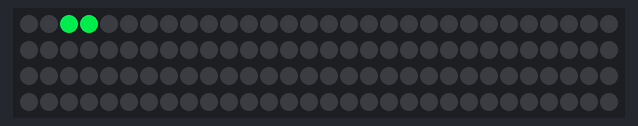
Simulated run of this sketch. Board: Arduino Uno, built with avr-gcc and run on an emulated ATmega328P. Shown: 120 RGB LEDs in strip order, left to right, continuing on the next row. Dim RGB values are drawn brighter than linear; random numbers use the default seed unless the sketch sets one.

Above: at 0.16 s.
At 19.68 s:
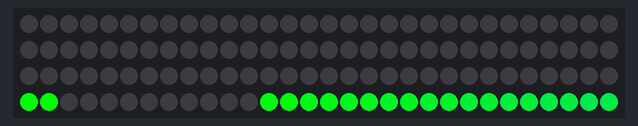
At 39.37 s:
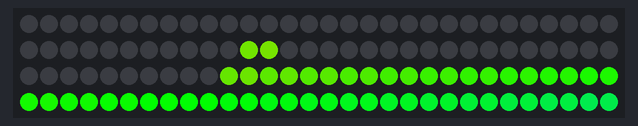

The sketch:

poleidea.ino
```cpp
#include <Adafruit_NeoPixel.h>
#define PIN 6
Adafruit_NeoPixel strip = Adafruit_NeoPixel(120, PIN, NEO_GRB + NEO_KHZ800);

void setup() {
  strip.begin();
  //strip.setBrightness(30);
  strip.show(); // Initialize all pixels to 'off'
}

void loop() {
  uint16_t dot, pixel, color;
  color=random(0,255);
  for(dot=0; dot<strip.numPixels()/2; dot++) {

    strip.setPixelColor(0, Wheel(color));
    strip.setPixelColor(1, Wheel(color));
    strip.show();
      color=color+2&255;
    for(pixel=3; pixel<strip.numPixels()-dot*2; pixel++) {

      strip.setPixelColor(pixel-3, strip.Color(0,0,0));
      strip.setPixelColor(pixel-2, strip.Color(0,0,0));
      strip.setPixelColor(pixel-1, Wheel(color));
      strip.setPixelColor(pixel, Wheel(color+1&255));
      strip.show();
      delay(round(15*(61-(dot+1))/61));

    }

  }
}

// Input a value 0 to 255 to get a color value.
// The colours are a transition r - g - b - back to r.
uint32_t Wheel(byte WheelPos) {
  if(WheelPos < 85) {
   return strip.Color(WheelPos * 3, 255 - WheelPos * 3, 0);
  } else if(WheelPos < 170) {
   WheelPos -= 85;
   return strip.Color(255 - WheelPos * 3, 0, WheelPos * 3);
  } else {
   WheelPos -= 170;
   return strip.Color(0, WheelPos * 3, 255 - WheelPos * 3);
  }
}
```
